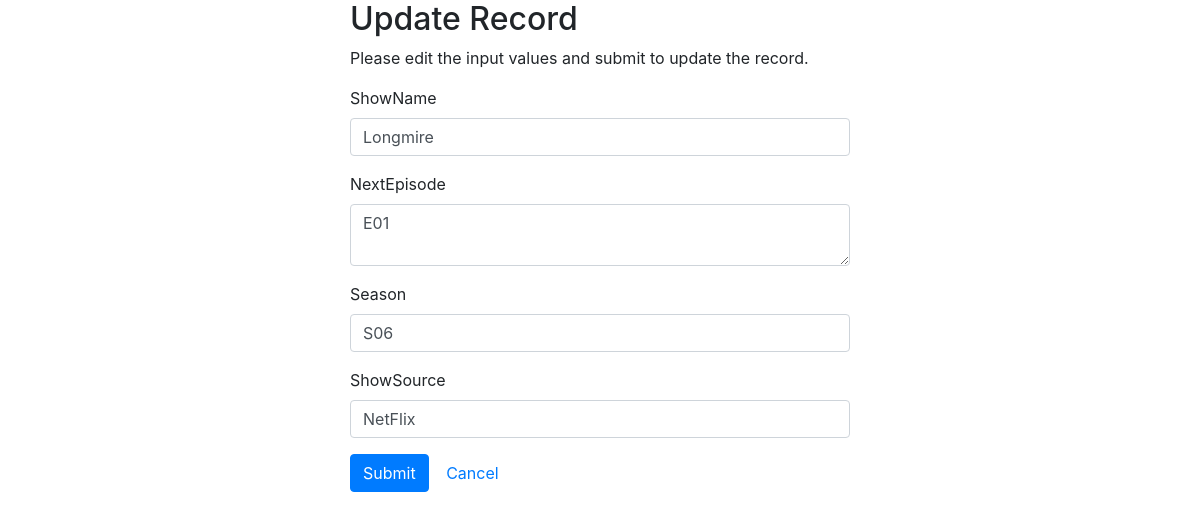
The page /update.php?ID=2 on the database its author committed.
### tables this page shows
CREATE TABLE `tvEpisodes` (
  `ID` int(11) NOT NULL AUTO_INCREMENT,
  `ShowName` char(40) NOT NULL,
  `NextEpisode` char(5) NOT NULL,
  `Season` char(5) NOT NULL,
  `ShowSource` char(30) NOT NULL,
  `ModifiedDate` timestamp NOT NULL DEFAULT CURRENT_TIMESTAMP ON UPDATE CURRENT_TIMESTAMP,
  PRIMARY KEY (`ID`),
  KEY `ShowName` (`ShowName`)
);

### update.php (the view, shortened to what this page needs)
<?php
require_once 'config.php';
$ShowName = $NextEpisode = $Season = $ShowSource = "";
$ShowName_err = $NextEpisode_err = $Season_err = $ShowSource_err = "";
if(isset($_POST["ID"]) && !empty($_POST["ID"])){
    $ID = $_POST["ID"];
    $input_ShowName = trim($_POST["ShowName"]);
    if(empty($input_ShowName)){
        $ShowName_err = "Please enter a Show Name.";
    } elseif(!filter_var(trim($_POST["ShowName"]), FILTER_VALIDATE_REGEXP, array("options"=>array("regexp"=>"/^[a-zA-Z'-.\s ]+$/")))){
        $ShowName_err = 'Please enter a valid Show Name.';
    } else{
        $ShowName = $input_ShowName;
    }
    $input_NextEpisode = trim($_POST["NextEpisode"]);
    if(empty($input_NextEpisode)){
        $NextEpisode_err = 'Please enter an Next Episode.';
    } else{
        $NextEpisode = $input_NextEpisode;
    }
    $input_Season = trim($_POST["Season"]);
    if(empty($input_Season)){
        $Season_err = "Please enter the Season.";
    } else{
        $Season = $input_Season;
    }
    $input_ShowSource = trim($_POST["ShowSource"]);
    if(empty($input_ShowSource)){
        $ShowSource_err = "Please enter a Show Source.";
    } elseif(!filter_var(trim($_POST["ShowSource"]), FILTER_VALIDATE_REGEXP, array("options"=>array("regexp"=>"/^[a-zA-Z'-.\s ]+$/")))){
        $ShowSource_err = 'Please enter a valid Show Source.';
    } else{
        $ShowSource = $input_ShowSource;
    }
    if(empty($ShowName_err) && empty($NextEpisode_err) && empty($Season_err) && empty($ShowSource_err)){
        $sql = "UPDATE tvEpisodes SET ShowName=?, NextEpisode=?, Season=?, ShowSource=? WHERE ID=?";
        if($stmt = $mysqli->prepare($sql)){
            $stmt->bind_param("ssssi", $param_ShowName, $param_NextEpisode, $param_Season, $param_ShowSource, $param_ID);
            $param_ShowName = $ShowName;
            $param_NextEpisode = $NextEpisode;
            $param_Season = $Season;
            $param_ShowSource = $ShowSource;
            $param_ID = $ID;
            if($stmt->execute()){
                header("location: index.php");
                exit();
            } else{
                echo "In POST section.  Something went wrong. Please try again later.";
            }
        }
        $stmt->close();
    }
    $mysqli->close();
} else{
    if(isset($_GET["ID"]) && !empty(trim($_GET["ID"]))){
        $sql = "SELECT * FROM tvEpisodes WHERE ID = ?";
        if($stmt = $mysqli->prepare($sql)){
            $stmt->bind_param("i", $param_ID);
            if($stmt->execute()){
                $result = $stmt->get_result();
                if($result->num_rows == 1){
                    $row = $result->fetch_array(MYSQLI_ASSOC);
                    $ShowName = $row["ShowName"];
                    $NextEpisode = $row["NextEpisode"];
                    $Season = $row["Season"];
                    $ShowSource = $row["ShowSource"];
                } else{
                    header("location: error.php");
                    exit();
                }
            } else{
                echo "Oops! Something went wrong. Please try again later.";
            }
        }
    }  else{
        header("location: error.php");
        exit();
    }
}
?>
<!DOCTYPE html>
<html lang="en">
<head>
	<link
		rel="stylesheet" href="https://stackpath.bootstrapcdn.com/bootstrap/4.1.1/css/bootstrap.min.css"
>
</head>
<body>
    <div class="wrapper">
        <div class="container-fluID">
            <div class="row">
                <div class="col-md-12">
                    <div class="page-header">
                        <h2>Update Record</h2>
                    </div>
                    <p>Please edit the input values and submit to update the record.</p>
                    <form action="<?php echo htmlspecialchars(basename($_SERVER['REQUEST_URI'])); ?>" method="post">
                        <div class="form-group <?php echo (!empty($ShowName_err)) ? 'has-error' : ''; ?>">
                            <label>ShowName</label>
                            <input type="text" name="ShowName" class="form-control" value="<?php echo $ShowName; ?>">
                        </div>
                        <div class="form-group <?php echo (!empty($NextEpisode_err)) ? 'has-error' : ''; ?>">
                            <label>NextEpisode</label>
                            <textarea name="NextEpisode" class="form-control"><?php echo $NextEpisode; ?></textarea>
                        </div>
                        <div class="form-group <?php echo (!empty($Season_err)) ? 'has-error' : ''; ?>">
                            <label>Season</label>
                            <input type="text" name="Season" class="form-control" value="<?php echo $Season; ?>">
                        </div>
                        <div class="form-group <?php echo (!empty($ShowSource_err)) ? 'has-error' : ''; ?>">
                            <label>ShowSource</label>
                            <input type="text" name="ShowSource" class="form-control" value="<?php echo $ShowSource; ?>">
                        </div>
                        <input type="submit" class="btn btn-primary" value="Submit">
                        <a href="index.php" class="btn btn-default">Cancel</a>
                    </form>
                </div>
            </div>
        </div>
    </div>
</body>
</html>

### update.php (style rules this page uses)
.wrapper { wIDth: 500px; margin: 0 auto; }

### rows shown on the page
tvepisodes: ShowName "Longmire", NextEpisode "E01", Season "S06", ShowSource "NetFlix"
